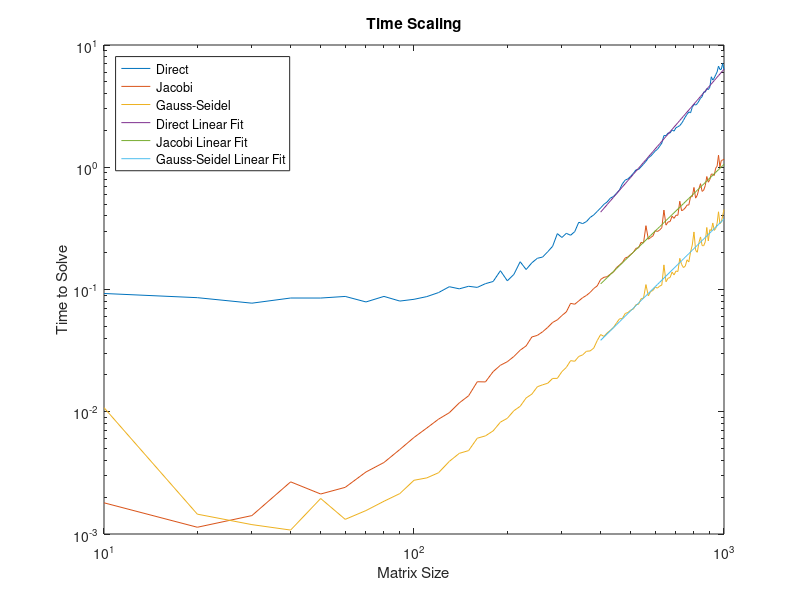

MATLAB code to generate this figure:

load ground.mat time_direct time_jacobi time_gs;

ns = 10 : 10 : 1000;

loglog(ns, time_direct);
hold on;
loglog(ns, time_jacobi);
loglog(ns, time_gs);

start = 40;
x = ns(:, start:end);
y_direct = time_direct(:, start:end);
y_jacobi = time_jacobi(:, start:end);
y_gs = time_gs(:, start:end);

P1 = polyfit(log(x), log(y_direct), 1);
P2 = polyfit(log(x), log(y_jacobi), 1);
P3 = polyfit(log(x), log(y_gs), 1);

fit_direct = P1(1) * log(x) + P1(2);
fit_jacobi = P2(1) * log(x) + P2(2);
fit_gs = P3(1) * log(x) + P3(2);

loglog(x, exp(fit_direct));
loglog(x, exp(fit_jacobi));
loglog(x, exp(fit_gs));

title('Time Scaling');
xlabel('Matrix Size');
ylabel('Time to Solve');
legend('Direct', 'Jacobi', 'Gauss-Seidel', 'Direct Linear Fit', 'Jacobi Linear Fit', 'Gauss-Seidel Linear Fit', 'location', 'northwest');

hold off;